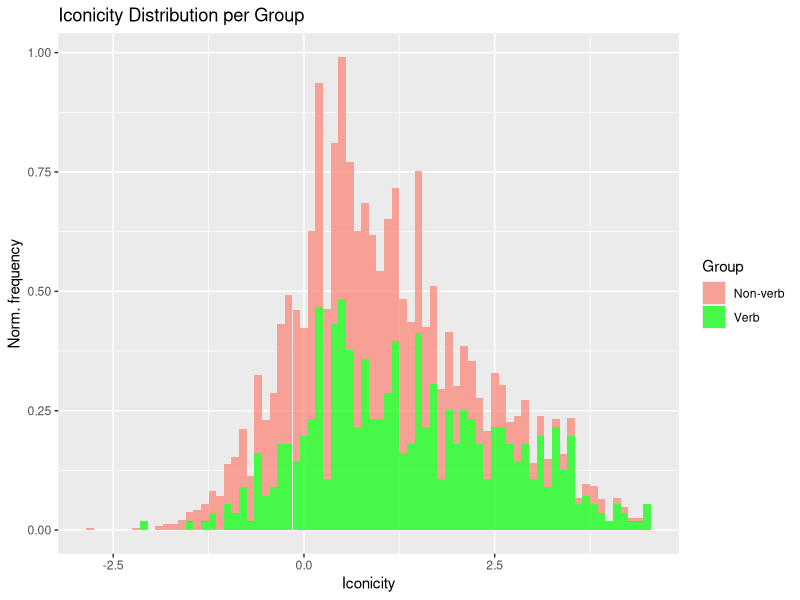
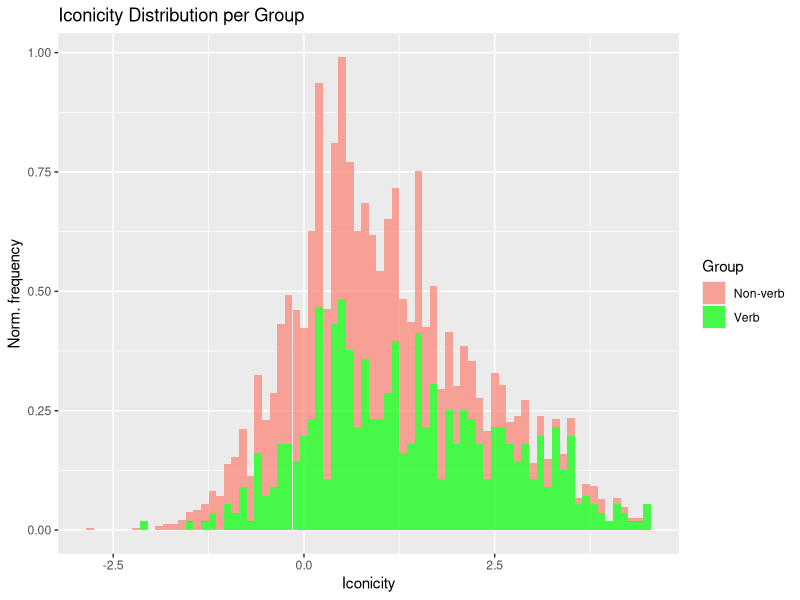

R code for these plots, in order:
## ---- chunk 1
library(conflicted)
library(tidyverse)  # let's us use data pipes :)
conflict_prefer("filter", "dplyr")  # just to silence warning
## ---- chunk 2
head(read.csv("perry_winter_2017_iconicity.csv"))
## ---- chunk 3
data <- read.csv("perry_winter_2017_iconicity.csv", row.names=1) %>%
        select(POS, Freq, Iconicity)

verbs <- filter(data, POS == "Verb")
other <- filter(data, POS != "Verb")

data <- bind_rows(
    verbs %>% mutate(Group = "Verb"),
    other %>% mutate(Group = "Non-verb")
  ) %>% arrange(Group)  # there's not many verbs compared to other POS

## ---- chunk 4
# tbh i feel this code is kind of ugly, maybe there's a cleaner way to order() dataframes...

print(head(verbs[order(-verbs$Freq, -verbs$Iconicity), ], n=10))
print(head(other[order(-other$Freq, -other$Iconicity), ], n=20))

# and finally we look at the most iconic words
print(head(data[order(-data$Iconicity, -data$Freq), ], n=20))
## ---- chunk 5
print(summary(verbs))
print(summary(other))
## ---- chunk 6
ggplot2::ggplot
ggplot(data=data, aes(
    y=after_stat(density),  # density to normalize the frequency values
    x=Iconicity,
    fill=Group)
  ) + 
  geom_histogram(binwidth=0.1, alpha=0.7) +
  scale_fill_manual(values=c("Verb"="green", "Non-verb"="salmon")) +
  ggtitle("Iconicity Distribution per Group") +
  xlab("Iconicity") +
  ylab("Norm. frequency")

ggsave("iconicity-per-pos.png")
